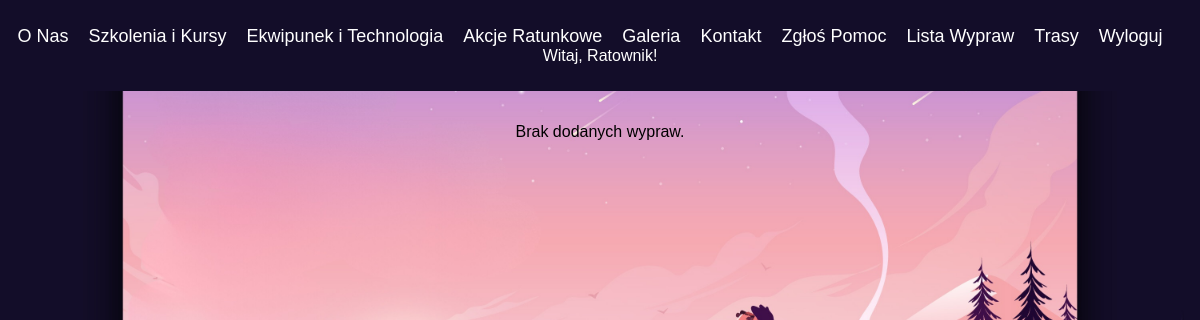
The page /Gory/lista_wypraw/ (signed in) on the database as committed earlier.
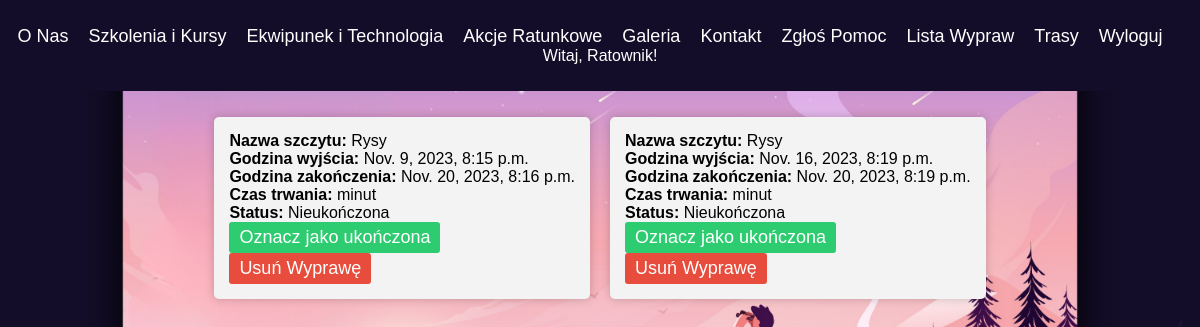
The same page on the database as committed later.
### Gory/models.py (models this page shows, shortened)
class Wyprawa(models.Model):
    user = models.ForeignKey(User, on_delete=models.CASCADE, related_name='wyprawy', null=True, default=None)
    nazwa_szczytu = models.CharField(max_length=100)
    godzina_wyjscia = models.DateTimeField(null=True, blank=True)
    godzina_zakonczenia = models.DateTimeField(null=True, blank=True)
    ukonczona = models.BooleanField(default=False)

### Gory/views.py (the view)
# urls.py: path('lista_wypraw/', views.lista_wypraw, name='lista_wypraw'),
@login_required
def lista_wypraw(request):
    wyprawy = Wyprawa.objects.filter(user=request.user)
    return render(request, 'lista_wypraw.html', {'wyprawy': wyprawy})

### Gory/templates/lista_wypraw.html (shortened to what this page needs)
<!DOCTYPE html>
<html>
<head>
</head>
<body>
    <header>
        <nav>
            <ul>
                <li><a href="{% url 'home' %}">O Nas</a></li>
                <li><a href="#">Szkolenia i Kursy</a></li>
                <li><a href="#">Ekwipunek i Technologia</a></li>
                <li><a href="#">Akcje Ratunkowe</a></li>
                <li><a href="#">Galeria</a></li>
                <li><a href="#">Kontakt</a></li>
                <li><a href="{% url 'zgloszenie' %}">Zgłoś Pomoc</a></li>
                <li><a href="{% url 'lista_wypraw' %}">Lista Wypraw</a></li>
                <li><a href="trasa">Trasy</a></li>
                {% if user.is_authenticated %}
                <li><a href="{% url 'logout' %}">Wyloguj</a></li>
                <li>Witaj, {{ user.username }}!</li>
                {% else %}
                <li><a href="{% url 'login' %}">Zaloguj</a></li>
                <li><a href="{% url 'register' %}">Zarejestruj</a></li>
    {% endif %}
        </ul>
    </header>
    <ul>
        {% for wyprawa in wyprawy %}
            <li style="list-style: none; background: #f3f3f3; padding: 15px; margin: 10px; border-radius: 5px; box-shadow: 0px 0px 10px rgba(0, 0, 0, 0.2); display: flex; justify-content: space-between; align-items: center;">
                <div>
                    <strong>Nazwa szczytu:</strong> {{ wyprawa.nazwa_szczytu }}<br>
                    <strong>Godzina wyjścia:</strong> {{ wyprawa.godzina_wyjscia }}<br>
                    <strong>Godzina zakończenia:</strong> {{ wyprawa.godzina_zakonczenia }}<br>
                    <strong>Czas trwania:</strong> {{ wyprawa.czas_trwania }} minut<br>
                    {% if wyprawa.ukonczona %}
                        <strong>Status:</strong> Ukończona<br>
                        <a href="{% url 'ukoncz_wyprawe' wyprawa.id %}" class="btn" style="background: #e74c3c; color: #fff;">Oznacz jako nieukończona</a>
                    {% else %}
                        <strong>Status:</strong> Nieukończona<br>
                        <a href="{% url 'ukoncz_wyprawe' wyprawa.id %}" class="btn" style="background: #2ecc71; color: #fff;">Oznacz jako ukończona</a>
                    {% endif %}
                    <div>
                        <a href="{% url 'usun_wyprawe' wyprawa.id %}" class="btn" style="background: #e74c3c; color: #fff;">Usuń Wyprawę</a>
                    </div>
                </div>
            </li>
        {% empty %}
            <p>Brak dodanych wypraw.</p>
        {% endfor %}
    </ul>
</body>
</html>

Rows that differ between the two databases and show on the page:
added Wyprawa: nazwa_szczytu "Rysy", godzina_wyjscia "Nov. 9, 2023, 8:15 p.m.", godzina_zakonczenia "Nov. 20, 2023, 8:16 p.m.", shows "Status:", ukonczona "Nieukończona"
added Wyprawa: nazwa_szczytu "Rysy", godzina_wyjscia "Nov. 16, 2023, 8:19 p.m.", godzina_zakonczenia "Nov. 20, 2023, 8:19 p.m.", shows "Status:", ukonczona "Nieukończona"
Other text that changed with them:
text no longer shown: "Brak dodanych wypraw."
